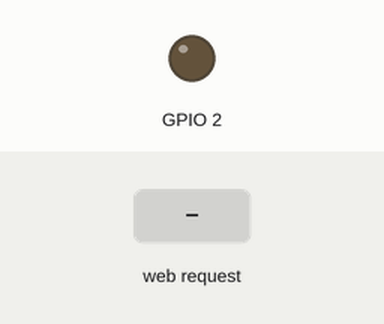
Simulated run of this sketch. Board: ESP8266 (NodeMCU). Parts: output pins drawn as LEDs (lit = HIGH). The inputs (shaded band) are chosen by the test bench. WiFi joins after 1.5 s; servers stay silent unless stated; what the sketch prints to the serial monitor is not drawn.

Above: at 2.7 s.
2.8 s: HTTP request GET /gpio/1 received
At 3.6 s:
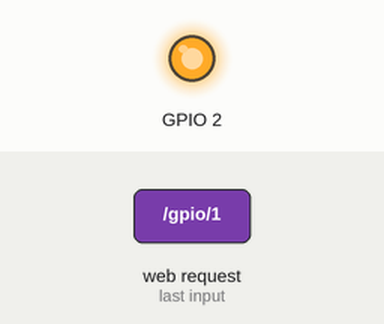
4.3 s: HTTP request GET /gpio/0 received
At 4.7 s:
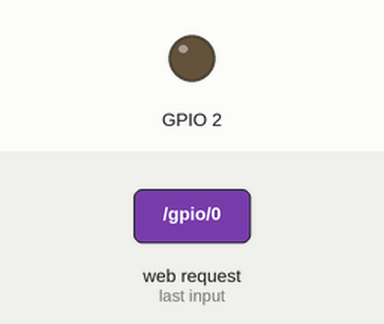
Timing chart, 0 to 7.3 s (numbered marks = the images above; inputs shaded):
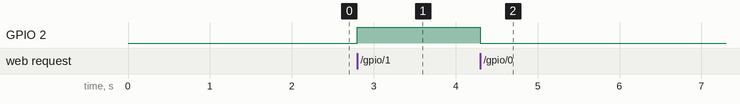

The sketch:

esp.ino
```cpp
#include <ESP8266WiFi.h>

const char* ssid = "mon_ssid";
const char* password = "mot_de_passe_wifi";

// Créé le serveur Web en spécifiant le port TCP/IP
// 80 est le port par défaut pour HTTP
WiFiServer server(80);

// démarrage
void setup() {
  // communication série 115200
  Serial.begin(115200);
  // petit pause
  delay(10);

  // GPIO2 en sortie
  pinMode(2, OUTPUT);
  // GPIO2 à la masse
  digitalWrite(2, 0);

  // Deux sauts de ligne pour faire le ménage car
  // le module au démarrage envoi des caractères sur le port série
  Serial.println();
  Serial.println();
  Serial.print("Connexion a : ");
  Serial.println(ssid);

  // Connexion au point d'accès
  WiFi.begin(ssid, password);

  // On boucle en attendant une connexion
  // Si l'état est WL_CONNECTED la connexion est acceptée
  // et on a obtenu une adresse IP
  while (WiFi.status() != WL_CONNECTED) {
    delay(500);
    Serial.print(".");
  }
  Serial.println("");
  Serial.println("WiFi connected");

  // Démarrage du serveur Web
  server.begin();
  Serial.println("Server started");

  // On affiche notre adresse IP
  Serial.println(WiFi.localIP());
}

// boucle principale
void loop() {
  // Est-ce qu'un client Web est connecté ?
  WiFiClient client = server.available();
  if (!client) {
    // non, on abandonne ici et on repart dans un tour de loop
    return;
  }

  // Un client est connecté
  Serial.println("new client");
  // On attend qu'il envoi des données
  while(!client.available()){
    delay(1);
  }

  // On récupère la ligne qu'il envoi jusqu'au premier retour chariot (CR)
  String req = client.readStringUntil('\r');
  // On affiche la ligne obtenue pour information
  Serial.println(req);
  // La ligne est récupérée, on purge
  client.flush();

  // Test de la requête
  int val;
  // est-ce que le chemin dans la requête est "/gpio/0" ?
  if (req.indexOf("/gpio/0") != -1)
    // oui, ceci correspond à "0" (OFF)
    val = 0;
  // non, est-ce que le chemin est "/gpio/1" ?
  else if (req.indexOf("/gpio/1") != -1)
    // oui, ceci correspond à "1" (ON)
    val = 1;
  // C'est un autre chemin qui est demandé et il ne correspond à rien
  else {
    // On signal que cette demande est invalide
    Serial.println("invalid request");
    // et on déconnecte le client du serveur Web
    client.stop();
    // et on repart dans un tour de boucle
    return;
  }

  // Nous avons obtenu l'état demandé pour la sortie GPIO2
  // Nous pouvons écrire l'état de la sortie
  digitalWrite(2, val);

  // Peut-être le client a-t-il envoyé d'autres données,
  // mais nous purgeons la mémoire avant d'envoyer notre réponse
  client.flush();

  // Composition de la réponse à envoyer au client
  // On commence avec le texte d'une réponse HTTP 200 standard et un début de page HTML
  String s = "HTTP/1.1 200 OK\r\nContent-Type: text/html\r\n\r\n<!DOCTYPE HTML>\r\n<html>\r\nLa sortie est a l'etat ";
  // puis on complète avec "haut" ou "bas" en fonction de la la valeur de val
  s += (val)?"haut":"bas";
  // et on termine la page HTML
  s += "</html>\n";

  // On envoi la réponse au client
  client.print(s);
  // petite pause
  delay(1);
  // et on le déconnecte du serveur Web
  Serial.println("Client disonnected");

  // client.stop() n'est pas utilisé ici,
  // le client est automatiquement déconnecté à la fin de la fonction loop(),
  // lorsque l'objet "client" est détruit, car la déclaration est locale.
}
```

Measured:
- after the input at 2.8 s, GPIO 2: LOW → HIGH at once
- after the input at 4.3 s, GPIO 2: HIGH → LOW at once
